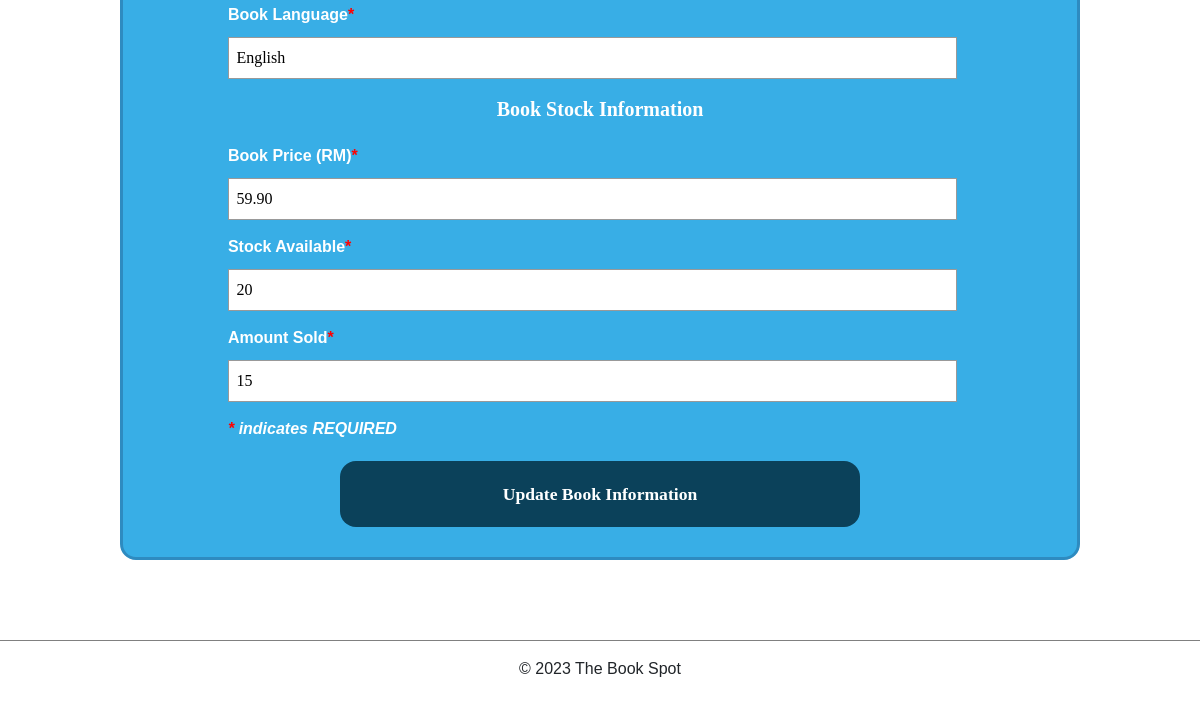
The app's page /editBook.php?book_id=8 (signed in, lower part), older data.
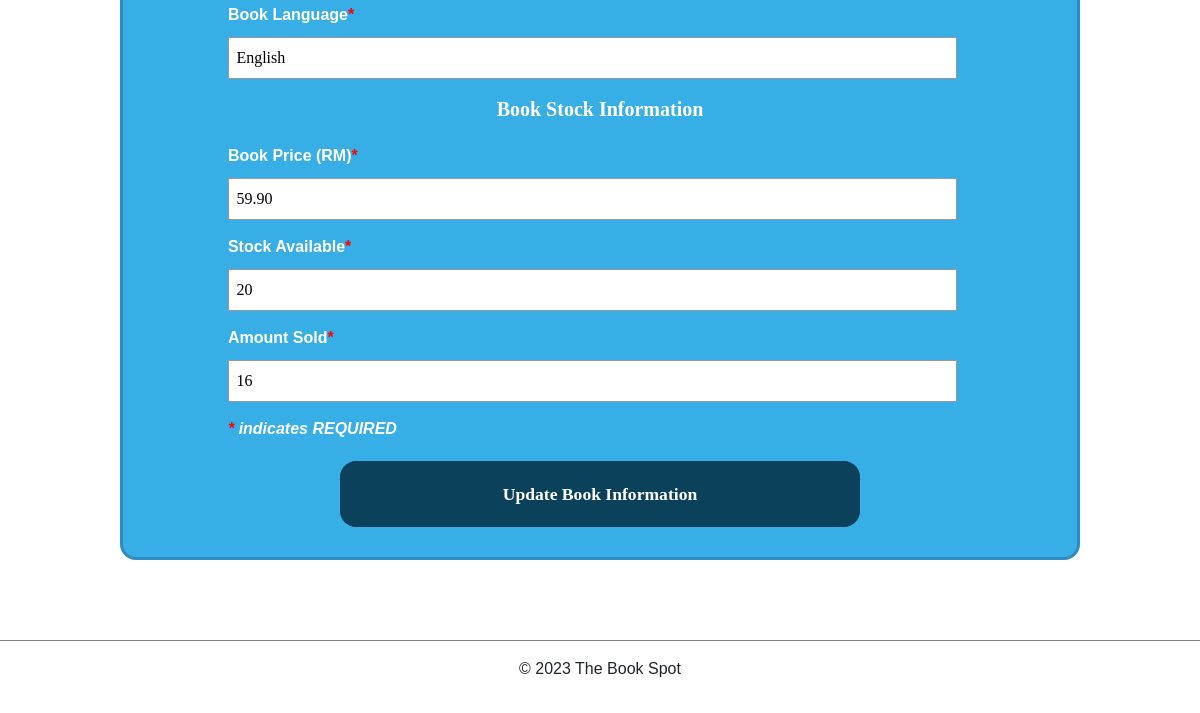
The same page, newer data.
### tables this page shows
CREATE TABLE `books` (
  `book_id` int(11) NOT NULL,
  `image` varchar(255) DEFAULT NULL,
  `title` varchar(255) DEFAULT NULL,
  `author` varchar(255) DEFAULT NULL,
  `genre` varchar(255) DEFAULT NULL,
  `format` varchar(255) DEFAULT NULL,
  `publisher` varchar(255) DEFAULT NULL,
  `publication_date` date DEFAULT NULL,
  `description` text DEFAULT NULL,
  `book_ISBN` varchar(13) DEFAULT NULL,
  `language` varchar(255) DEFAULT NULL,
  `price` decimal(10,2) DEFAULT NULL,
  `stock` int(11) DEFAULT NULL,
  `amt_sold` int(11) DEFAULT NULL,
  `create_at` datetime DEFAULT current_timestamp()
);

### editBook.php (the view, shortened to what this page needs)
<!DOCTYPE html>
<html lang="en">
<head>
    <link href = "styles/editBook.css" rel="stylesheet" />
    <link href = "styles/responsive.css" rel="stylesheet" media ="screen and (max-width:1024px)" />
    <link href="https://cdn.jsdelivr.net/npm/bootstrap@5.2.1/dist/css/bootstrap.min.css" rel="stylesheet" />
    <link rel="stylesheet" href="https://cdn.jsdelivr.net/npm/bootstrap-icons@1.9.1/font/bootstrap-icons.css" />
    <link rel="stylesheet" href="https://cdnjs.cloudflare.com/ajax/libs/font-awesome/5.15.4/css/all.min.css" />
</head>
<body>
    <?php
        $book_id = $_GET['book_id'];
        require_once('settings.php');
        $conn = @mysqli_connect($host, $user, $pwd, $sql_db);
        if (!$conn)
        {
            echo "<p class=\"wrong\">Database connection failure!</p>";
        }
        else
        {
            $sql_table="books";
            $query = "SELECT * FROM $sql_table WHERE book_id = '$book_id';";
            $result = mysqli_query($conn, $query);
            $book = mysqli_fetch_assoc($result);
        }
    ?>
    <div class="bg-text">
        <form name="bookInformation" method="post" action="editBook_posting.php" onsubmit="return infoValidation()">
            <br><br>
            <fieldset>
                <label for="image">Book Image</label><p class="required">*</p><br>
                <input type="text" name="image" id="image" value="<?php echo $book['image']; ?>" placeholder="Eg: https://......" class="fields"> <br>
                <label for="title">Book Title</label><p class="required">*</p><br>
                <input type="text" name="title" id="title" value="<?php echo $book['title']; ?>" placeholder="Eg: Peter and Jane" class="fields"><br>
                <label for="author">Book Author</label><p class="required">*</p><br>
                <input type="text" name="author" id="author" value="<?php echo $book['author']; ?>" placeholder="Eg: John Doe" class="fields"> <br>
                <label for="genre">Book Genre</label><p class="required">*</p><br>
                <label for="type">Book Type</label><p class="required">*</p><br>
                <label for="publisher">Book Publisher</label><p class="required">*</p><br>
                <input type="text" name="publisher" id="publisher" value="<?php echo $book['publisher']; ?>" placeholder="Eg:Scholastic" class="fields"> <br>
                <label for="pubDate">Publication Date</label><p class="required">*</p><br>
                <input type="date" name="pubDate" id="pubDate" value="<?php echo $book['publication_date']; ?>" class="fields"> <br>
                <label for="bookDesc">Book Description</label><p class="required">*</p><br>
                <label for="isbn">Book ISBN Number</label><p class="required">*</p><br>
                <input type="text" name="isbn" id="isbn" value="<?php echo $book['book_ISBN']; ?>" placeholder="ISBN Number without - (13 characters)" maxlength="13" class="fields"><br>
                <label for="bookLang">Book Language</label><p class="required">*</p><br>
                <input type="text" name="bookLang" id="bookLang" value="<?php echo $book['language']; ?>" placeholder="Eg: English" class="fields"> <br>
            </fieldset>
            <br>
            <fieldset>
                <legend class="formGroup">Book Stock Information</legend>
                <label for="price">Book Price (RM)</label><p class="required">*</p><br>
                <input type="text" name="price" id="price" value="<?php echo $book['price']; ?>" placeholder="Eg: 40.50" class="fields"> <br>
                <label for="stock">Stock Available</label><p class="required">*</p><br>
                <input type="text" name="stock" id="stock" value="<?php echo $book['stock']; ?>" placeholder="Enter whole number only" class="fields"><br>
                <label for="amount">Amount Sold</label><p class="required">*</p><br>
                <input type="text" name="amount" id="amount" value="<?php echo $book['amt_sold']; ?>" placeholder="Enter whole number only" class="fields"> <br>
            </fieldset>
            <i><p class="required" style = "margin-top: 10px;">*</p> indicates REQUIRED</i><br>
            <button type="submit" id="submitButton" class="submitButton">Update Book Information</button>
        </form>
    </div>
</body>
<?php
    include 'inc/footer.inc';
?>

### inc/footer.inc
<footer>
    <p>&copy; 2023 The Book Spot</p>
</footer>

### styles/editBook.css (style rules this page uses)
* { font-family: Verdana, sans-serif; }
footer { clear: both; padding:1em 3%; margin-top:5em; border-top:1px solid gray; text-align:center; }
.bg-text { background-color: white; background-color: #38AEE6; color: white; font-weight: bold; border: 3px solid #2E8BC0; width: 80%; padding-top: 50px; border-radius: 1rem; margin-left: 10%; margin-top: 50px; padding-bottom: 30px; }
form { margin: 0 11%; width: 78%; display: flex; flex-wrap: wrap; }
fieldset { border: 1px solid lightgray; flex:100%; }
legend { font-weight: 700; }
input, textarea { width: 100%; border: 1px solid #999; }
.submitButton { margin: .5em; font-size: 1em; text-transform: capitalize; background-color: #11577892; color: white; border: none; padding: 5px; border-radius: 2px; }
#submitButton { margin: 0 15%; font-family: Verdana; font-size: 1.1rem; font-weight: bold; background-color: #0B415A; width: 70%; border-radius: 1rem; padding-top: 20px; padding-bottom: 20px; margin-top: 20px; }
.formGroup { font-size: 1.25rem; font-family: Verdana; color: white; justify-content: center; align-items: center; display:flex; margin-bottom: 20px; }
.fields, .textField { margin-top: 10px; padding-bottom: 8px; padding-top: 8px; font-size: 1rem; font-family: Verdana; width: 98%; padding-left: 1%; margin-right: 1%; }
.required { color: red; display: inline; }

Row changes from the older to the newer data that the page shows:
changed books "English": amount "15" → "16"
